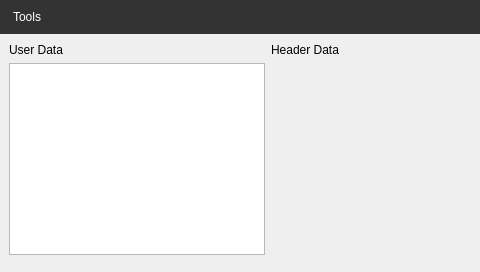
<?xml version="1.0" encoding="UTF-8"?>
<ui version="4.0">
 <class>WidgetTools</class>
 <widget class="QWidget" name="WidgetTools">
  <property name="geometry">
   <rect>
    <x>0</x>
    <y>0</y>
    <width>480</width>
    <height>272</height>
   </rect>
  </property>
  <property name="windowTitle">
   <string>Form</string>
  </property>
  <layout class="QGridLayout" name="gridLayout_2">
   <property name="leftMargin">
    <number>0</number>
   </property>
   <property name="topMargin">
    <number>0</number>
   </property>
   <property name="rightMargin">
    <number>0</number>
   </property>
   <property name="bottomMargin">
    <number>0</number>
   </property>
   <property name="spacing">
    <number>0</number>
   </property>
   <item row="0" column="0">
    <widget class="QLabel" name="labelTitle">
     <property name="styleSheet">
      <string notr="true">padding:10px;
/*background-color:rgb(66, 138, 200);*/
/*background-color:rgb(76, 55, 108);*/
background-color:rgb(51, 51, 51);
color:rgb(255,255,255);
</string>
     </property>
     <property name="text">
      <string>Tools</string>
     </property>
    </widget>
   </item>
   <item row="1" column="0">
    <widget class="QWidget" name="widget" native="true">
     <layout class="QGridLayout" name="gridLayout">
      <item row="0" column="0">
       <widget class="QLabel" name="label_3">
        <property name="sizePolicy">
         <sizepolicy hsizetype="Minimum" vsizetype="Minimum">
          <horstretch>0</horstretch>
          <verstretch>0</verstretch>
         </sizepolicy>
        </property>
        <property name="text">
         <string>User Data</string>
        </property>
       </widget>
      </item>
      <item row="0" column="1">
       <widget class="QLabel" name="label_4">
        <property name="text">
         <string>Header Data</string>
        </property>
       </widget>
      </item>
      <item row="1" column="0">
       <widget class="QTextEdit" name="textEditUserDataToSend">
        <property name="enabled">
         <bool>true</bool>
        </property>
        <property name="sizePolicy">
         <sizepolicy hsizetype="Minimum" vsizetype="Minimum">
          <horstretch>0</horstretch>
          <verstretch>0</verstretch>
         </sizepolicy>
        </property>
        <property name="minimumSize">
         <size>
          <width>0</width>
          <height>0</height>
         </size>
        </property>
        <property name="toolTip">
         <string>Here you can put user data which will be included in the header</string>
        </property>
       </widget>
      </item>
      <item row="1" column="1">
       <widget class="WidgetHeader" name="widgetHeaderData" native="true">
        <property name="sizePolicy">
         <sizepolicy hsizetype="Minimum" vsizetype="Minimum">
          <horstretch>0</horstretch>
          <verstretch>0</verstretch>
         </sizepolicy>
        </property>
        <property name="minimumSize">
         <size>
          <width>200</width>
          <height>0</height>
         </size>
        </property>
        <property name="toolTip">
         <string>Shows the Header Data received from the camera</string>
        </property>
       </widget>
      </item>
     </layout>
    </widget>
   </item>
   <item row="2" column="0">
    <spacer name="verticalSpacer">
     <property name="orientation">
      <enum>Qt::Vertical</enum>
     </property>
     <property name="sizeHint" stdset="0">
      <size>
       <width>20</width>
       <height>40</height>
      </size>
     </property>
    </spacer>
   </item>
  </layout>
 </widget>
 <customwidgets>
  <customwidget>
   <class>WidgetHeader</class>
   <extends>QWidget</extends>
   <header>WidgetHeader.h</header>
   <container>1</container>
  </customwidget>
 </customwidgets>
 <resources/>
 <connections/>
</ui>
